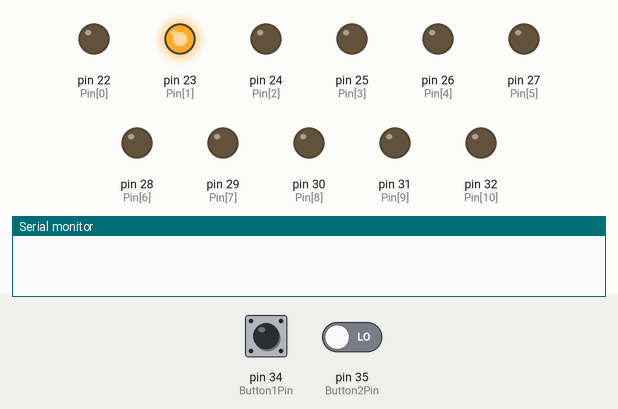
This sketch was run on a simulated Arduino Mega 2560, built with avr-gcc and run on an emulated ATmega2560. Shown: output pins drawn as LEDs (lit = HIGH), the last lines printed to the serial monitor. The inputs (shaded band) are chosen by the test bench; at power-on: pin 34 (Button1Pin) LOW, pin 35 (Button2Pin) LOW.

Above: at 0.12 s.
At 22.4 s:
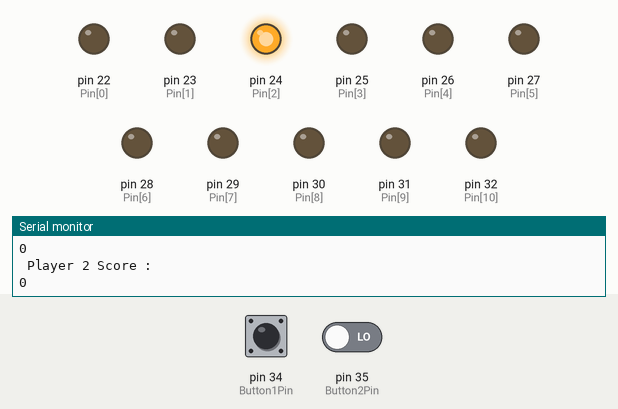
22.5 s: pin 34 (Button1Pin) pulled HIGH for 0.25 s
At 22.8 s:
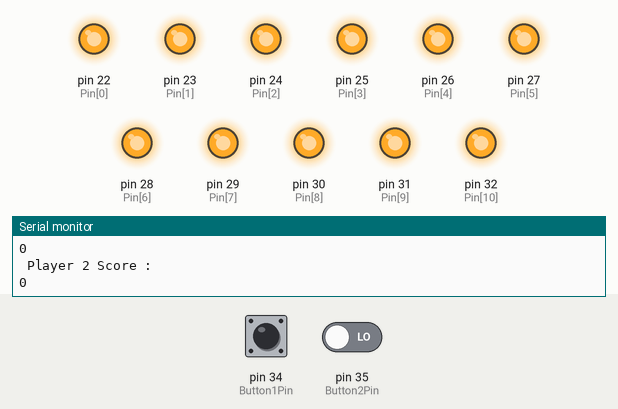
Timing chart, 0 to 32.0 s (numbered marks = the images above; inputs shaded):
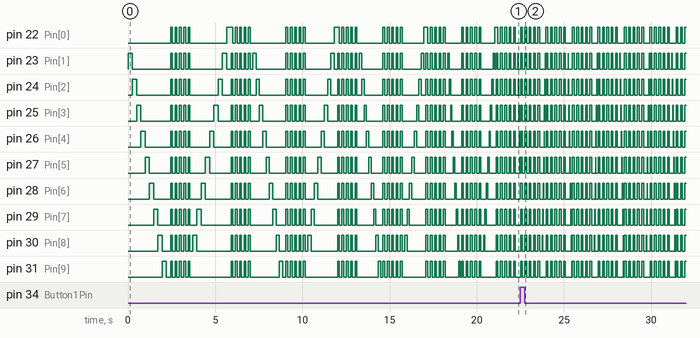

The sketch:

FinalSketchWithoutSSD.ino
```cpp
#define MaxScore 4                                          // Max Score is the score on which a player wins...
#define GreenLeds 5                                         // Total Number of Green Leds...
#define YellowLeds 4                                        // Total Number of Yellow Leds...
#define RedLeds 2                                           // Total Number of Red Leds....
#define TotalLeds (GreenLeds+YellowLeds+RedLeds)            // Total Number of Leds (Auto Set)...
#define StartingSpeed 300                                   // Speed at which the Game Starts (Set this Speed in milliseconds)...
#define ConstantSpeed 25                                    // This Speed is set so that delay function doesn't complain out of memory (Set this speed in milliseconds)
#define Button1Pin 34                                       // Pin Number to which Player 1's Button is connected...
#define Button2Pin 35                                       // Pin Number to which Player 2's Button is connected...
#define SpeedReduce 55                                      // More the Value of SpeedReduce, more faster the LEDs will become

// Set Pins for all LEDs manually in the Pin[] array initialization...

int i, k, State=LOW, Pin[TotalLeds]={22, 23, 24, 25, 26, 27, 28, 29, 30, 31, 32}, Button1=Button1Pin, Button2=Button2Pin, Speed=StartingSpeed, Player1Score=0, Player2Score=0 ;

void setup()
{
  void BlinkLeds(int) ;
  for( i=0 ; i < TotalLeds ; ++i )
  {
    pinMode(Pin[i], OUTPUT) ;
  }
  pinMode(Button1, INPUT) ;
  pinMode(Button2, INPUT) ;
   Serial.begin(9600) ;
}

void(* resetFunc)(void) = 0x0 ;                          // This function resets Arduino without pushing reset button

void loop()
{
  Serial.flush() ;
  Speed = Speed-SpeedReduce ;
  if(Speed < 1)
    Speed = ConstantSpeed ;
  State = LOW ;
  for( i=(RedLeds/2) ; i < (GreenLeds+((YellowLeds+RedLeds)/2)) ; ++i )
  {
    State = digitalRead(Button1) ;
    if(State == HIGH)
    {
      BlinkLeds(5) ;
      Serial.println("\n Player 1 Score : ") ;
      Serial.println(Player1Score) ;
      goto Reverse ;
    }
    digitalWrite(Pin[i], HIGH) ;
    delay(Speed) ;
    State = digitalRead(Button1) ;
    if(State == HIGH)
    {
      BlinkLeds(5) ;
      Serial.println("\n Player 1 Score : ") ;
      Serial.println(Player1Score) ;
      goto Reverse ;
    }
    digitalWrite(Pin[i], LOW) ;
    State = digitalRead(Button1) ;
    if(State == HIGH)
    {
      BlinkLeds(5) ;
      Serial.println("\n Player 1 Score : ") ;
      Serial.println(Player1Score) ;
      goto Reverse ;
    }
  }
  k=0 ;
  do
  {
    digitalWrite(Pin[i], HIGH) ;
    delay(Speed) ;
    State = digitalRead(Button1) ;
    digitalWrite(Pin[i], LOW) ;
    ++i ;
    ++k ;
  }while(k < (YellowLeds)/2) ;
  if(State == HIGH)
  {
    ++Player1Score ;
    Serial.println("\n Player 1 Score : ") ;
    Serial.println(Player1Score) ;
    goto Reverse ;
  }
  else
  {
    k=0 ;
    do
    {
      digitalWrite(Pin[i], HIGH) ;
      delay(Speed) ;
      digitalWrite(Pin[i], LOW) ;
      ++k ;
    }while(k < (RedLeds)/2) ;
    Serial.println("\n Player 1 Score : ") ;
    Serial.println(Player1Score) ;
    BlinkLeds(5) ;
    // Uncomment next line if we want to increase Player 2's score if Player 1 fails to press button at right time...
    //++Player2Score ;
  }
  Reverse :
  if(Player1Score == MaxScore)
  {
    Serial.println("  ------------------------------------- ") ;
    Serial.println(" |           Final Scores              | ") ;
    Serial.println("  ------------------------------------- ") ;
    Serial.println("  ------------------------------------- ") ;
    Serial.println(" |             Player 1                | ") ;
    Serial.println("  ------------------------------------- ") ;
    Serial.println(Player1Score) ;
    Serial.println("  ------------------------------------- ") ;
    Serial.println(" |             Player 2                | ") ;
    Serial.println("  ------------------------------------- ") ;
    Serial.println(Player2Score) ;
    Serial.println("\n --> Player 1 Wins this Game <-- \n") ;
    BlinkLeds(25) ;
    resetFunc() ;
  }
  State = LOW ;
  for( i=(GreenLeds+((YellowLeds+RedLeds)/2)) ; i >= (YellowLeds+RedLeds)/2 ; --i )
  {
    State = digitalRead(Button2) ;
    if(State == HIGH)
    {
      BlinkLeds(5) ;
      Serial.println("\n Player 2 Score : ") ;
      Serial.println(Player2Score) ;
      goto End ;
    }
    digitalWrite(Pin[i], HIGH) ;
    delay(Speed) ;
    State = digitalRead(Button2) ;
    if(State == HIGH)
    {
      BlinkLeds(5) ;
      Serial.println("\n Player 2 Score : ") ;
      Serial.println(Player2Score) ;
      goto End ;
    }
    digitalWrite(Pin[i], LOW) ;
    State = digitalRead(Button2) ;
    if(State == HIGH)
    {
      BlinkLeds(5) ;
      Serial.println("\n Player 2 Score : ") ;
      Serial.println(Player2Score) ;
      goto End ;
    }
  }
  k=0 ;
  do
  {
    digitalWrite(Pin[i], HIGH) ;
    delay(Speed) ;
    State = digitalRead(Button2) ;
    digitalWrite(Pin[i], LOW) ;
    --i ;
    ++k ;
  }while(k < (YellowLeds)/2) ;
  if(State == HIGH)
  {
    ++Player2Score ;
    Serial.println("\n Player 2 Score : ") ;
    Serial.println(Player2Score) ;
    goto End ;
  }
  else
  {
    k=0 ;
    do
    {
      digitalWrite(Pin[i], HIGH) ;
      delay(Speed) ;
      digitalWrite(Pin[i], LOW) ;
      ++k ;
    }while(k < (RedLeds)/2) ;
    Serial.println("\n Player 2 Score : ") ;
    Serial.println(Player2Score) ;
    BlinkLeds(5) ;
    // Uncomment next line if we want to increase Player 1's score if Player 2 fails to press button at right time...
    //++Player1Score ;
  }
  End :
  if(Player2Score == MaxScore)
  {
    Serial.println("  ------------------------------------- ") ;
    Serial.println(" |           Final Scores              | ") ;
    Serial.println("  ------------------------------------- ") ;
    Serial.println("  ------------------------------------- ") ;
    Serial.println(" |             Player 1                | ") ;
    Serial.println("  ------------------------------------- ") ;
    Serial.println(Player1Score) ;
    Serial.println("  ------------------------------------- ") ;
    Serial.println(" |             Player 2                | ") ;
    Serial.println("  ------------------------------------- ") ;
    Serial.println(Player2Score) ;
    Serial.println("\n --> Player 2 Wins this Game <-- \n") ;
    BlinkLeds(25) ;
    resetFunc() ;
  }
}

void BlinkLeds(int MaxTime)
{
  for(int Delay=0 ; Delay < MaxTime ; ++Delay)
  {
    for( i=0 ; i < 11 ; ++i )
        digitalWrite(Pin[i], HIGH) ;
    delay(100) ;
    for( i=0 ; i < 11 ; ++i )
      digitalWrite(Pin[i], LOW) ;
    delay(150) ;
  }
}
```
